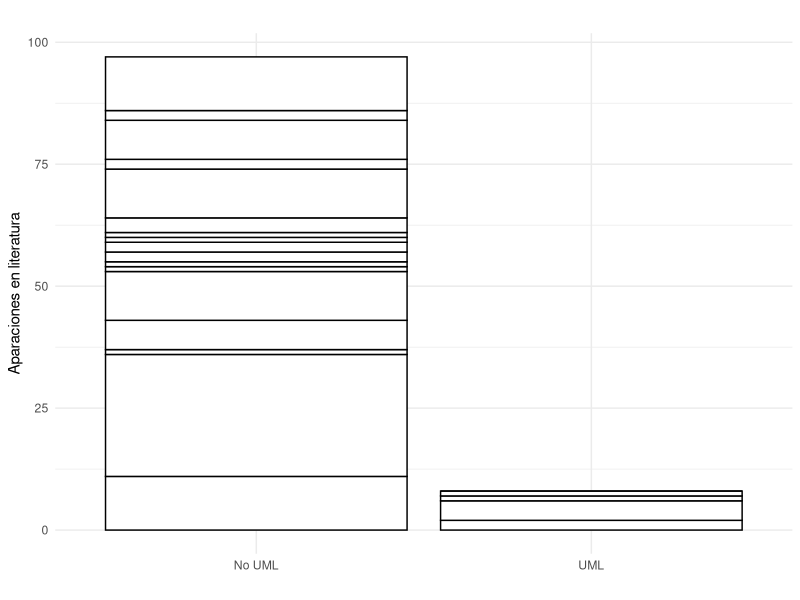
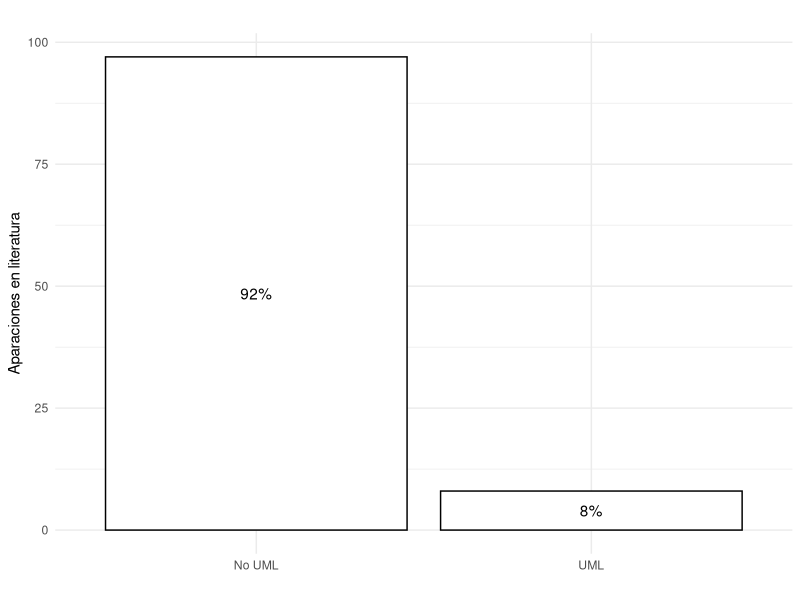

The R script that drew these images, in order:
library(tidyverse)

diagram_tbl <- read_csv("./data/Diagramas-1.csv")

dia_2 <- diagram_tbl %>%
   mutate(DiagramaClase= case_when(
    UML == 1 ~ "UML",
    UML == 0 ~ "No UML"
  ))
#%>%
 # group_by(DiagramaClase)

dia_3 <- dia_2 %>% 
  group_by(DiagramaClase)  %>% 
  summarise(Ntot = sum(N))

diagram_tbl %>%
#  filter(Tipo != "Pseudocódigo") %>%
#  filter(Tipo != "Diagrama Libre") %>%
  mutate(DiagramaClase= case_when(
    UML == 1 ~ "UML",
    UML == 0 ~ "No UML"
  )) %>%
  group_by(UML)  %>%
  ggplot(aes(x = DiagramaClase,
             y = N)) +
 # scale_x_discrete(labels= c("No UML","UML")) +
  geom_col(colour = "black",
           fill = "#FFFFFF") +
  labs(x= "",
       y= "Aparaciones en literatura",
       title="") +

#  coord_flip(clip = 'off')+
  theme_minimal()

dia_3 <- dia_2 %>% 
  group_by(DiagramaClase)  %>% 
  summarise(Ntot = sum(N))


dia_3 %>%
  mutate(pct = Ntot/sum(Ntot)) %>%
  ggplot(aes(x = DiagramaClase,
             y = Ntot, label = scales::percent(pct))) +
  # scale_x_discrete(labels= c("No UML","UML")) +
  geom_col(colour = "black",
           fill = "#FFFFFF") +
  geom_text(
    #  aes(label = paste0(Percentage)),
    position = position_stack(vjust=0.5),
    #nudge_x = 1.01,
    check_overlap = 'clip') +
  labs(x= "",
       y= "Aparaciones en literatura",
       title="") +
  #  coord_flip(clip = 'off')+
  theme_minimal()
